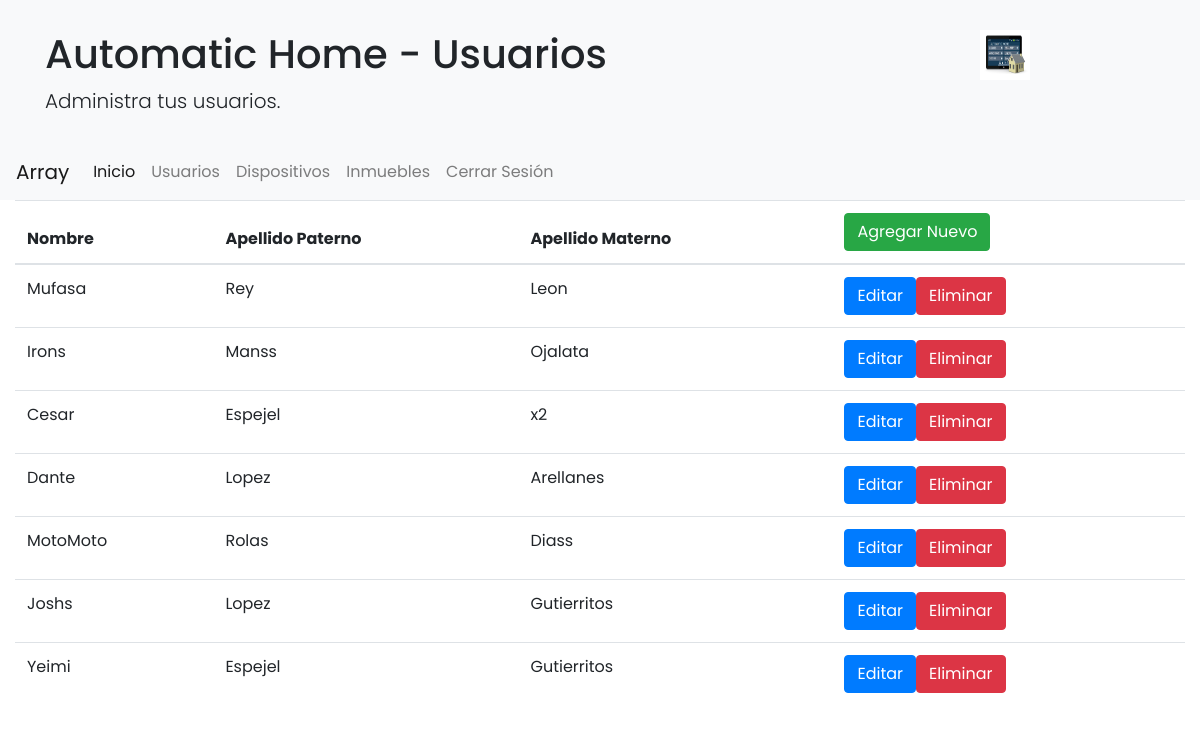
Page /automaticHome/vistas/usuarios.php (signed in) on the committed database.
### tables this page shows
CREATE TABLE `usuario` (
  `usuario_id` int(11) NOT NULL,
  `username` varchar(30) DEFAULT NULL,
  `password` varchar(40) DEFAULT NULL,
  `nombre` varchar(30) DEFAULT NULL,
  `apellido_p` varchar(30) DEFAULT NULL,
  `apellido_m` varchar(30) DEFAULT NULL,
  `fecha_alta` varchar(10) DEFAULT NULL
);

### automaticHome/modelo/consultas.php (called while the page is built, shortened)
<?php
require "conexionDB.php";
 $con = $con;
function getDatosUsuarios(){
  global $con;
  $consulta = "SELECT usuario.*  FROM usuario";
  $resultado = $con->query($consulta);
  return $resultado;
}
?>

### automaticHome/controlador/accionesUsuario.php (called while the page is built, shortened)
<?php
require '../modelo/consultas.php';
function getUsuarios(){
	return getDatosUsuarios();
}
?>

### automaticHome/vistas/usuarios.php (the view, shortened to what this page needs)
<?php
$varSession = $_SESSION['admon'];
?>
<?php
  require '../controlador/accionesUsuario.php';
  $resultado = getUsuarios();
?>
<!DOCTYPE html>
<html lang="es" dir="ltr">
  <head>
    <link rel="stylesheet" href="../css/bootstrap.min.css">
    <link rel="stylesheet" href="../css/estilosIndex.css">
  </head>
  <body>
    <div class="jumbotron jumbotron-fluid bg-light">
      <div class="row">
        <div class="col-md-10">
          <div class="container">
            <h1> <span>Automatic Home - Usuarios</span> </h1>
            <p class="lead">Administra tus usuarios.</p>
          </div>
        </div>
        <div class="col-md-2 col-sm-2">
          <img class="" src="../img/automatichome.png" width="50" height="50" class="d-inline-block align-top" alt="logo">
        </div>
      </div>
    </div>
    <nav class="navbar navbar-expand-lg navbar-light bg-light">
      <span class="navbar-brand"><?php echo $varSession; ?></span>
      <div class="collapse navbar-collapse " id="navbarNav">
        <ul class="navbar-nav">
          <li class="nav-item active">
            <a class="nav-link" href="home.php">Inicio</a>
          </li>
          <li class="nav-item">
            <a class="nav-link" href="#">Usuarios<span class="sr-only">(current)</span></a>
          </li>
          <li class="nav-item">
            <a class="nav-link" href="dispositivos.php">Dispositivos</a>
          </li>
          <li class="nav-item">
            <a class="nav-link" href="inmuebles.php">Inmuebles</a>
          </li>
          <li class="nav-item">
            <a class="nav-link" href="../controlador/sesiones.php?accion=cerrarSesion">Cerrar Sesión</a>
          </li>
        </ul>
      </div>
    </nav>
    <div class="container-fluid">
      <table class="table">
        <thead>
          <tr>
            <th scope="col">Nombre</th>
            <th scope="col">Apellido Paterno</th>
            <th scope="col">Apellido Materno</th>
            <th scope="col"> <button class='btn btn-success' onclick='limpiarModalAgregar("usuario");' data-toggle="modal" data-target="#modalAgregar">Agregar Nuevo</button></th>
          </tr>
        </thead>
        <tbody>
          <?php
            while($datos = $resultado->fetch()) {
              echo "<tr>";
                  echo "<td>".$datos['nombre']."</td>";
                  echo "<td>".$datos['apellido_p']."</td>";
                  echo "<td>".$datos['apellido_m']."</td>";
                  $datosEditar = [$datos['nombre'], $datos['apellido_p'], $datos['apellido_m'], $datos['username'], $datos['password'] ];
                  $datosEditar = json_encode($datosEditar);
                  echo "<td><button class='btn btn-primary' data-toggle='modal' data-target='#modalEditar' onclick='rellenaFormUsuario($datosEditar);'>Editar</button>";
                  echo "<button href='#' data-href='../controlador/accionesUsuario.php?accion=eliminar&usuario=".$datos['username']." ' class='btn btn-danger' data-toggle='modal' data-target='#modalEliminar'>Eliminar</button>";
              echo "</tr>";
            }
          ?>
        </tbody>
      </table>
    </div>
  </body>
</html>

### automaticHome/css/estilosIndex.css (style rules this page uses)
body { font-family: "Poppins", sans-serif; background-image: url(); }
.jumbotron { height: auto; margin: 0 0 0 0; padding: inherit; background-color: transparent; }
div.row { padding: 2.5%; padding-bottom: 1%; width: 100%; }

### rows in the picture
usuario: nombre "Mufasa", apellido_p "Rey", apellido_m "Leon"
usuario: nombre "Irons", apellido_p "Manss", apellido_m "Ojalata"
usuario: nombre "Cesar", apellido_p "Espejel", apellido_m "x2"
usuario: nombre "Dante", apellido_p "Lopez", apellido_m "Arellanes"
usuario: nombre "MotoMoto", apellido_p "Rolas", apellido_m "Diass"
usuario: nombre "Joshs", apellido_p "Lopez", apellido_m "Gutierritos"
usuario: nombre "Yeimi", apellido_p "Espejel", apellido_m "Gutierritos"

### other values in the picture
$varSession "Array"
